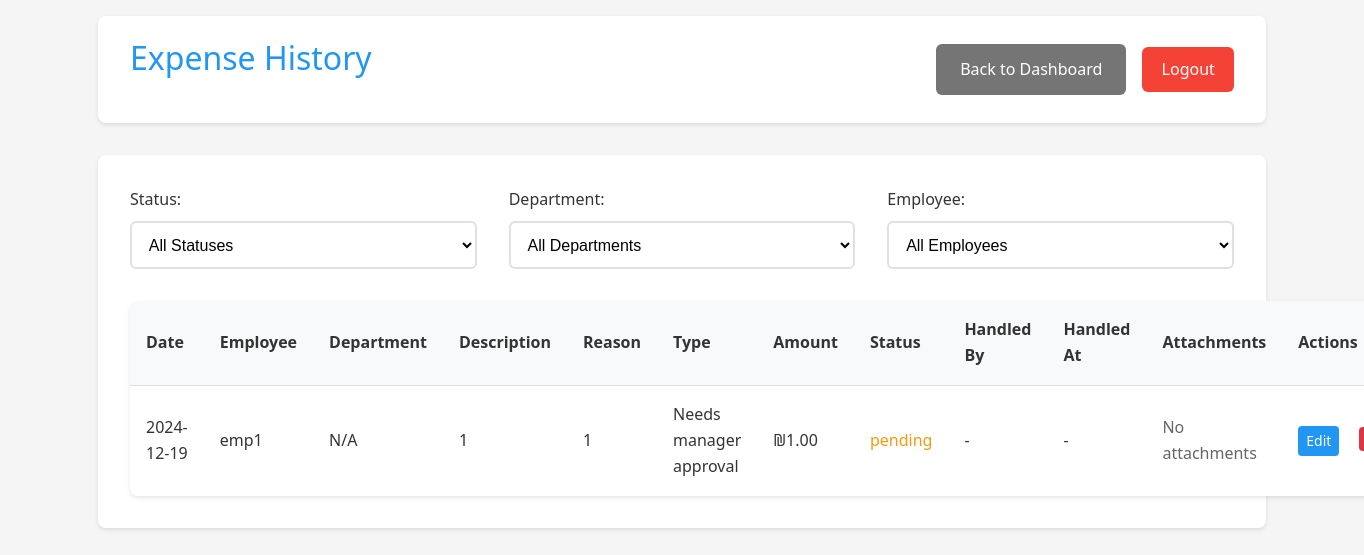
The app's page /manager/history (signed in) with its own data.
### app.py (models this page shows, shortened)
class Expense(db.Model):
    __tablename__ = 'expense'
    id = db.Column(db.Integer, primary_key=True)
    amount = db.Column(db.Float, nullable=False)
    description = db.Column(db.String(200))
    reason = db.Column(db.String(500))
    type = db.Column(db.String(50), nullable=False, default='needs_approval')  # New field
    date = db.Column(db.DateTime, nullable=False, default=datetime.utcnow)
    status = db.Column(db.String(20), default='pending')
    user_id = db.Column(db.Integer, db.ForeignKey('user.id'), nullable=False)
    subcategory_id = db.Column(db.Integer, db.ForeignKey('subcategory.id'), nullable=False)
    quote_filename = db.Column(db.String(255))
    invoice_filename = db.Column(db.String(255))
    receipt_filename = db.Column(db.String(255))
    manager_id = db.Column(db.Integer, db.ForeignKey('user.id'), nullable=True)
    handled_at = db.Column(db.DateTime, nullable=True)

class User(UserMixin, db.Model):
    __tablename__ = 'user'
    id = db.Column(db.Integer, primary_key=True)
    username = db.Column(db.String(80), unique=True, nullable=False)
    email = db.Column(db.String(120), unique=False, nullable=False)
    password = db.Column(db.String(120), nullable=False)
    is_manager = db.Column(db.Boolean, default=False)
    is_admin = db.Column(db.Boolean, default=False)
    status = db.Column(db.String(20), default='active')  # active, inactive, pending
    department_id = db.Column(db.Integer, db.ForeignKey('department.id'))
    home_department = db.relationship('Department',
                                    foreign_keys=[department_id],
                                    back_populates='employees')
    managed_departments = db.relationship('Department',
                                       secondary=manager_departments,
                                       backref=db.backref('department_managers', lazy='dynamic'))
    submitted_expenses = db.relationship('Expense',
                                       primaryjoin='User.id==Expense.user_id',
                                       backref='submitter',
                                       lazy=True)
    handled_expenses = db.relationship('Expense',
                                     primaryjoin='User.id==Expense.manager_id',
                                     backref='handler',
                                     lazy=True)

### app.py (the view)
@app.route('/manager/history')
@login_required
def expense_history():
    if not current_user.is_manager:
        return redirect(url_for('employee_dashboard'))
    status = request.args.get('status', 'all')
    employee = request.args.get('employee', 'all')
    department = request.args.get('department', 'all')
    query = Expense.query.join(User, Expense.user_id == User.id)
    if current_user.username != 'admin':
        query = query.filter(User.department_id == current_user.department_id)
    if status != 'all':
        query = query.filter(Expense.status == status)
    if employee != 'all':
        query = query.filter(Expense.user_id == employee)
    if department != 'all' and current_user.username == 'admin':
        query = query.filter(User.department_id == department)
    if current_user.username == 'admin':
        employees = User.query.filter_by(is_manager=False).all()
        departments = Department.query.all()
    else:
        employees = User.query.filter_by(
            is_manager=False,
            department_id=current_user.department_id
        ).all()
        departments = [current_user.home_department] if current_user.home_department else []
    expenses = query.order_by(Expense.date.desc()).all()
    return render_template('expense_history.html',
                         expenses=expenses,
                         employees=employees,
                         departments=departments,
                         selected_status=status,
                         selected_employee=employee,
                         selected_department=department)

### app.py (called while the page is built)
@login_manager.user_loader
def load_user(user_id):
    return User.query.get(int(user_id))

@app.template_filter('format_expense_type')
def format_expense_type(value):
    types = {
        'future_approval': 'Approval for future purchase',
        'auto_approved': 'Automatically approved expense',
        'needs_approval': 'Needs manager approval',
        'pre_approved': 'Pre-approved by manager'
    }
    return types.get(value, value)

### templates/expense_history.html (shortened to what this page needs)
<!DOCTYPE html>
<html>
<head>
    <link rel="stylesheet" href="{{ url_for('static', filename='style.css') }}">
</head>
<body>
    <div class="container">
        <header>
            <h1>Expense History</h1>
            <div class="header-actions">
                <a href="{{ url_for('manager_dashboard') }}" class="button secondary">Back to Dashboard</a>
                <a href="{{ url_for('logout') }}" class="logout-btn">Logout</a>
            </div>
        </header>
        <div class="card">
            <div class="filters">
                <form method="GET" class="filter-form">
                    <div class="filter-group">
                        <label for="status">Status:</label>
                        <select name="status" id="status" onchange="this.form.submit()">
                            <option value="all" {% if selected_status == 'all' %}selected{% endif %}>All Statuses</option>
                        </select>
                    </div>
                    <div class="filter-group">
                        <label for="department">Department:</label>
                        <select name="department" id="department" onchange="this.form.submit()">
                            <option value="all" {% if selected_department == 'all' %}selected{% endif %}>All Departments</option>
                        </select>
                    </div>
                    <div class="filter-group">
                        <label for="employee">Employee:</label>
                        <select name="employee" id="employee" onchange="this.form.submit()">
                            <option value="all" {% if selected_employee == 'all' %}selected{% endif %}>All Employees</option>
                        </select>
                    </div>
                </form>
            </div>
            <div class="table-responsive">
                <table>
                    <thead>
                        <tr>
                            <th>Date</th>
                            <th>Employee</th>
                            <th>Department</th>
                            <th>Description</th>
                            <th>Reason</th>
                            <th>Type</th>
                            <th>Amount</th>
                            <th>Status</th>
                            <th>Handled By</th>
                            <th>Handled At</th>
                            <th>Attachments</th>
                            {% if current_user.username == 'admin' %}
                            <th>Actions</th>
                            {% endif %}
                        </tr>
                    </thead>
                    <tbody>
                        {% for expense in expenses %}
                        <tr>
                            <td>{{ expense.date.strftime('%Y-%m-%d') }}</td>
                            <td>{{ expense.submitter.username }}</td>
                            <td>{{ expense.submitter.department.name if expense.submitter.department else 'N/A' }}</td>
                            <td>{{ expense.description }}</td>
                            <td>{{ expense.reason }}</td>
                            <td>{{ expense.type|format_expense_type }}</td>
                            <td>₪{{ "%.2f"|format(expense.amount) }}</td>
                            <td class="status-{{ expense.status }}">{{ expense.status }}</td>
                            <td>
                                {% if expense.status != 'pending' %}
                                    {{ expense.handler.username if expense.handler else 'N/A' }}
                                {% else %}
                                    -
                                {% endif %}
                            </td>
                            <td>
                                {% if expense.handled_at %}
                                    {{ expense.handled_at.strftime('%Y-%m-%d %H:%M') }}
                                {% else %}
                                    -
                                {% endif %}
                            </td>
                            <td>
                                {% if not expense.quote_filename and not expense.invoice_filename and not expense.receipt_filename %}
                                    <span class="text-muted">No attachments</span>
                                {% endif %}
                            </td>
                            {% if current_user.username == 'admin' %}
                            <td class="actions">
                                <a href="{{ url_for('admin_edit_expense', expense_id=expense.id) }}"
                                   class="button primary small">Edit</a>
                                <form action="{{ url_for('admin_delete_expense', expense_id=expense.id) }}"
                                      method="post"
                                      class="inline-form"
                                      onsubmit="return confirm('Are you sure you want to delete this expense?');">
                                    <button type="submit" class="button danger small">Delete</button>
                                </form>
                            </td>
                            {% endif %}
                        </tr>
                        {% endfor %}
                    </tbody>
                </table>
            </div>
        </div>
    </div>
</body>
</html>

### static/style.css (style rules this page uses)
:root { --primary-color: #2196F3; --secondary-color: #FFC107; --success-color: #4CAF50; --danger-color: #f44336; --text-color: #333; --bg-color: #f5f5f5; --card-bg: #ffffff; --background-light: #f8f9fa; }
* { margin: 0; padding: 0; box-sizing: border-box; transition: all 0.3s ease; }
body { font-family: 'Segoe UI', Roboto, Arial, sans-serif; background-color: var(--bg-color); color: var(--text-color); line-height: 1.6; }
.container { max-width: 1200px; margin: 0 auto; padding: 1rem; }
header { background-color: var(--card-bg); padding: 1rem 2rem; box-shadow: 0 2px 4px rgba(0,0,0,0.1); margin-bottom: 2rem; border-radius: 8px; display: flex; justify-content: space-between; align-items: center; }
h1 { color: var(--primary-color); font-weight: 500; margin-bottom: 1.5rem; }
.card { background-color: var(--card-bg); border-radius: 8px; box-shadow: 0 2px 4px rgba(0,0,0,0.1); padding: 2rem; margin-bottom: 2rem; }
label { display: block; margin-bottom: 0.5rem; color: var(--text-color); font-weight: 500; }
.button, button { display: inline-flex; align-items: center; justify-content: center; padding: 0.8rem 1.5rem; border: none; border-radius: 6px; font-size: 1rem; font-weight: 500; cursor: pointer; text-decoration: none; transition: transform 0.2s ease, box-shadow 0.2s ease; }
.button.primary { background-color: var(--primary-color); color: white; }
.button.secondary { background-color: #757575; color: white; }
.logout-btn { background-color: var(--danger-color); color: white; padding: 0.6rem 1.2rem; border-radius: 6px; text-decoration: none; font-weight: 500; }
table { width: 100%; border-collapse: separate; border-spacing: 0; margin-top: 1.5rem; background-color: var(--card-bg); border-radius: 8px; overflow: hidden; box-shadow: 0 2px 4px rgba(0,0,0,0.1); }
th, td { padding: 1rem; text-align: left; border-bottom: 1px solid #e0e0e0; }
th { background-color: #f8f9fa; font-weight: 600; color: var(--text-color); }
tr:last-child td { border-bottom: none; }
.status-pending { color: var(--secondary-color); font-weight: 500; }
.actions { margin: 1.5rem 0; display: flex; gap: 1rem; }
.text-muted { color: #666; }
.button.small { padding: 0.4rem 0.8rem; font-size: 0.875rem; }
.header-actions { display: flex; gap: 1rem; align-items: center; }
.filters { margin-bottom: 2rem; }
.filter-form { display: flex; gap: 2rem; align-items: flex-end; }
.filter-group { flex: 1; }
.filter-group label { margin-bottom: 0.5rem; }
.filter-group select { width: 100%; padding: 0.8rem; border: 2px solid #e0e0e0; border-radius: 6px; font-size: 1rem; background-color: white; cursor: pointer; transition: border-color 0.3s ease; }
.inline-form { margin: 0; display: inline-block; }
.button.small { font-size: 0.875rem; padding: 0.25rem 0.75rem; border-radius: 4px; }
.button.primary.small { background-color: var(--primary-color); color: white; }
.button.danger.small { background-color: #dc3545; color: white; border: none; cursor: pointer; transition: background-color 0.2s ease; }
.button.small { padding: 0.25rem 0.75rem; font-size: 0.875rem; }

### templates/expense_history.html (style rules this page uses)
.inline-form { display: inline-block; margin: 0 0.25rem; }
.actions { white-space: nowrap; }
.button.small { padding: 0.25rem 0.5rem; font-size: 0.875rem; }
.status-pending { color: #f39c12; }

### records on screen
Expense: date "2024-12-19", submitter.username "emp1", submitter.department "N/A", description "1", reason "1", type "Needs manager approval", amount "1.00", status "pending", shows "No attachments"
